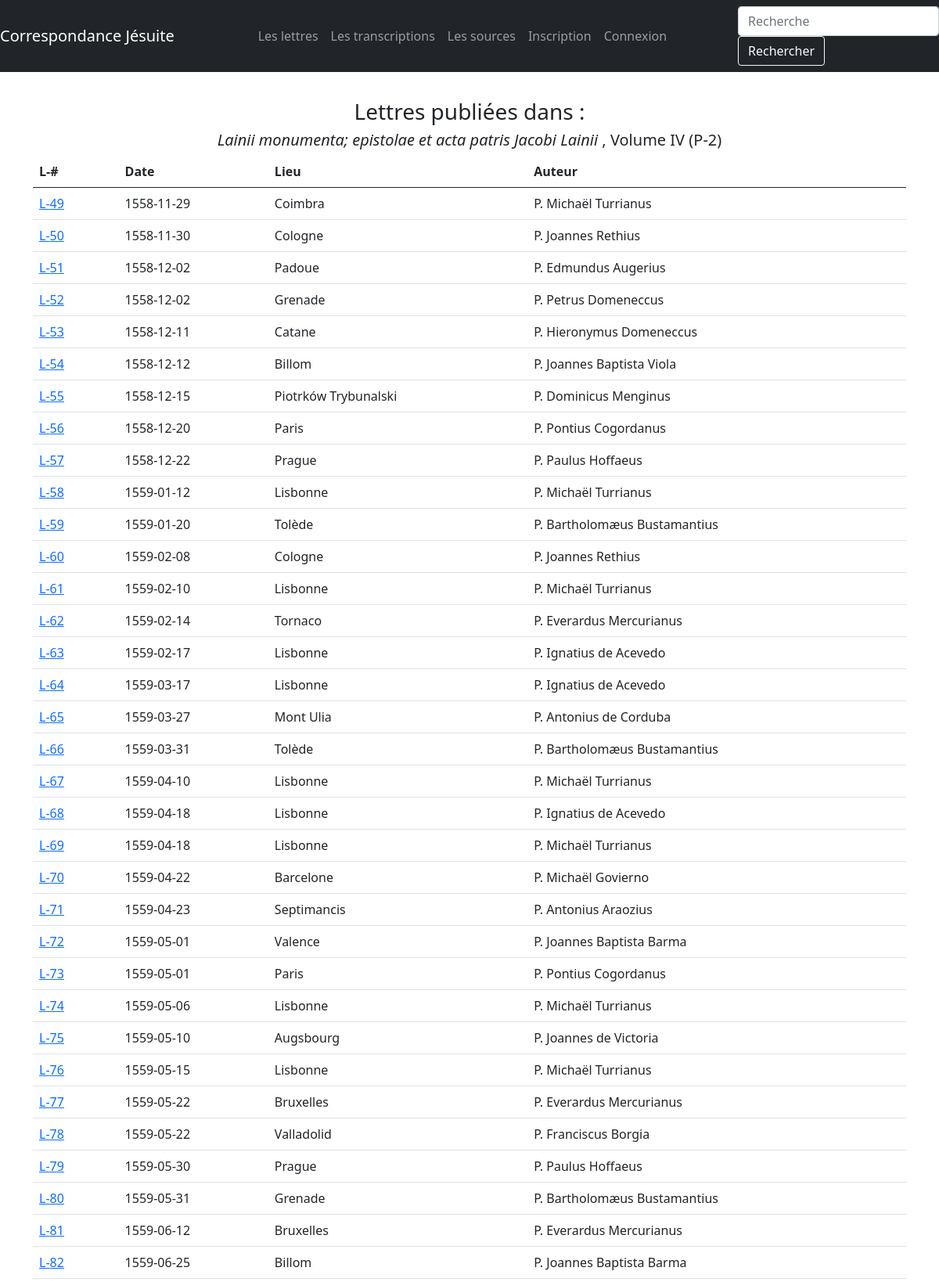
Screenshot of /publications/2 (upper part) with the database file from the repository.
### correspondance/modeles/donnees.py (models this page shows, shortened)
class Publication(db.Model):
    __tablename__ = "publication"
    publication_id = db.Column(db.Integer, unique=True, nullable=False, primary_key=True, autoincrement=True)
    publication_titre = db.Column(db.Text)
    publication_volume = db.Column(db.Text)
    contributions = db.relationship("Contribution", back_populates="publication")

class Lettre(db.Model):
    __tablename__ = "lettre"
    lettre_id = db.Column(db.Integer, unique=True, nullable=False, primary_key=True, autoincrement=True)
    lettre_date = db.Column(db.Text, nullable=False)
    lettre_numero = db.Column(db.Text)
    lettre_redacteur = db.Column(db.Text)
    lettre_lieu = db.Column(db.Text)
    lettre_volume = db.relationship("Publication", secondary=Source, backref=db.backref("Lettre", lazy='dynamic'))
    transcription_texte: List["Transcription"] = db.relationship("Transcription", back_populates="lettre",
                                                                 cascade="all,delete")
    contributions = db.relationship("Contribution", back_populates="lettre")

### correspondance/routes/generic.py (the view)
@app.route('/publications/<int:publication_id>', methods=["POST", "GET"])
def unique_publication(publication_id):
    unique_publication = Publication.query.get(publication_id)
    lettres = Lettre.query.join(Lettre.lettre_volume).filter(Publication.publication_id == publication_id).all()
    return render_template('pages/publication.html', nom="Correspondance jésuite", publication=unique_publication,
                           lettres=lettres)

### correspondance/templates/pages/publication.html (shortened to what this page needs)
{% extends "conteneur.html" %}
{% block corps %}
    {% if publication %}
<div>
    <h3 class="text-center">
        <br/>
        Lettres publiées dans : <br/> </h3>
    <h5 class="text-center">
        <em class="font-italic"> {{publication.publication_titre}} </em>,
        {% if publication.publication_volume %}
                Volume {{publication.publication_volume}}
        {% endif %}
        (P-{{publication.publication_id}})
        <br/>
    </h5>
    <table class="table">
        <thead>
                        <tr>
                                <th>L-#</th>
                                <th>Date</th>
                                <th>Lieu</th>
                                <th>Auteur</th>
                        </tr>
                </thead>
        <tbody>
        {% for lettre in lettres %}
        <tr width=40% >
            <td><a href={{url_for('unique_lettre',lettre_id=lettre.lettre_id)}}>L-{{lettre.lettre_id}}</a></td>
                            <td>{{lettre.lettre_date}}</td>
                            <td>{{lettre.lettre_lieu}}</td>
                            <td>{{lettre.lettre_redacteur}}</td>
        </tr>
        {% endfor %}
        </tbody>
    </table>
</div>
    {% else %}
    <div>
        <p>Cette publication n'existe pas ou plus dans notre base de données.</p>
    </div>
    {% endif %}
<br/>
<br/>
<br/>
<br/>
<br/>
{% endblock %}

### rows the page displays
Publication: publication_titre "Lainii monumenta; epistolae et acta patris Jacobi Lainii", publication_volume "IV", publication_id "2"
Lettre: lettre_id "49", lettre_date "1558-11-29", lettre_lieu "Coimbra", lettre_redacteur "P. Michaël Turrianus"
Lettre: lettre_id "50", lettre_date "1558-11-30", lettre_lieu "Cologne", lettre_redacteur "P. Joannes Rethius"
Lettre: lettre_id "51", lettre_date "1558-12-02", lettre_lieu "Padoue", lettre_redacteur "P. Edmundus Augerius"
Lettre: lettre_id "52", lettre_date "1558-12-02", lettre_lieu "Grenade", lettre_redacteur "P. Petrus Domeneccus"
Lettre: lettre_id "53", lettre_date "1558-12-11", lettre_lieu "Catane", lettre_redacteur "P. Hieronymus Domeneccus"
Lettre: lettre_id "54", lettre_date "1558-12-12", lettre_lieu "Billom", lettre_redacteur "P. Joannes Baptista Viola"
Lettre: lettre_id "55", lettre_date "1558-12-15", lettre_lieu "Piotrków Trybunalski", lettre_redacteur "P. Dominicus Menginus"
Lettre: lettre_id "56", lettre_date "1558-12-20", lettre_lieu "Paris", lettre_redacteur "P. Pontius Cogordanus"
Lettre: lettre_id "57", lettre_date "1558-12-22", lettre_lieu "Prague", lettre_redacteur "P. Paulus Hoffaeus"
Lettre: lettre_id "58", lettre_date "1559-01-12", lettre_lieu "Lisbonne", lettre_redacteur "P. Michaël Turrianus"
Lettre: lettre_id "59", lettre_date "1559-01-20", lettre_lieu "Tolède", lettre_redacteur "P. Bartholomæus Bustamantius"
Lettre: lettre_id "60", lettre_date "1559-02-08", lettre_lieu "Cologne", lettre_redacteur "P. Joannes Rethius"
Lettre: lettre_id "61", lettre_date "1559-02-10", lettre_lieu "Lisbonne", lettre_redacteur "P. Michaël Turrianus"
Lettre: lettre_id "62", lettre_date "1559-02-14", lettre_lieu "Tornaco", lettre_redacteur "P. Everardus Mercurianus"
Lettre: lettre_id "63", lettre_date "1559-02-17", lettre_lieu "Lisbonne", lettre_redacteur "P. Ignatius de Acevedo"
Lettre: lettre_id "64", lettre_date "1559-03-17", lettre_lieu "Lisbonne", lettre_redacteur "P. Ignatius de Acevedo"
Lettre: lettre_id "65", lettre_date "1559-03-27", lettre_lieu "Mont Ulia", lettre_redacteur "P. Antonius de Corduba"
Lettre: lettre_id "66", lettre_date "1559-03-31", lettre_lieu "Tolède", lettre_redacteur "P. Bartholomæus Bustamantius"
Lettre: lettre_id "67", lettre_date "1559-04-10", lettre_lieu "Lisbonne", lettre_redacteur "P. Michaël Turrianus"
Lettre: lettre_id "68", lettre_date "1559-04-18", lettre_lieu "Lisbonne", lettre_redacteur "P. Ignatius de Acevedo"
Lettre: lettre_id "69", lettre_date "1559-04-18", lettre_lieu "Lisbonne", lettre_redacteur "P. Michaël Turrianus"
Lettre: lettre_id "70", lettre_date "1559-04-22", lettre_lieu "Barcelone", lettre_redacteur "P. Michaël Govierno"
Lettre: lettre_id "71", lettre_date "1559-04-23", lettre_lieu "Septimancis", lettre_redacteur "P. Antonius Araozius"
Lettre: lettre_id "72", lettre_date "1559-05-01", lettre_lieu "Valence", lettre_redacteur "P. Joannes Baptista Barma"
Lettre: lettre_id "73", lettre_date "1559-05-01", lettre_lieu "Paris", lettre_redacteur "P. Pontius Cogordanus"
Lettre: lettre_id "74", lettre_date "1559-05-06", lettre_lieu "Lisbonne", lettre_redacteur "P. Michaël Turrianus"
Lettre: lettre_id "75", lettre_date "1559-05-10", lettre_lieu "Augsbourg", lettre_redacteur "P. Joannes de Victoria"
Lettre: lettre_id "76", lettre_date "1559-05-15", lettre_lieu "Lisbonne", lettre_redacteur "P. Michaël Turrianus"
Lettre: lettre_id "77", lettre_date "1559-05-22", lettre_lieu "Bruxelles", lettre_redacteur "P. Everardus Mercurianus"
Lettre: lettre_id "78", lettre_date "1559-05-22", lettre_lieu "Valladolid", lettre_redacteur "P. Franciscus Borgia"
Lettre: lettre_id "79", lettre_date "1559-05-30", lettre_lieu "Prague", lettre_redacteur "P. Paulus Hoffaeus"
Lettre: lettre_id "80", lettre_date "1559-05-31", lettre_lieu "Grenade", lettre_redacteur "P. Bartholomæus Bustamantius"
Lettre: lettre_id "81", lettre_date "1559-06-12", lettre_lieu "Bruxelles", lettre_redacteur "P. Everardus Mercurianus"
Lettre: lettre_id "82", lettre_date "1559-06-25", lettre_lieu "Billom", lettre_redacteur "P. Joannes Baptista Barma"
